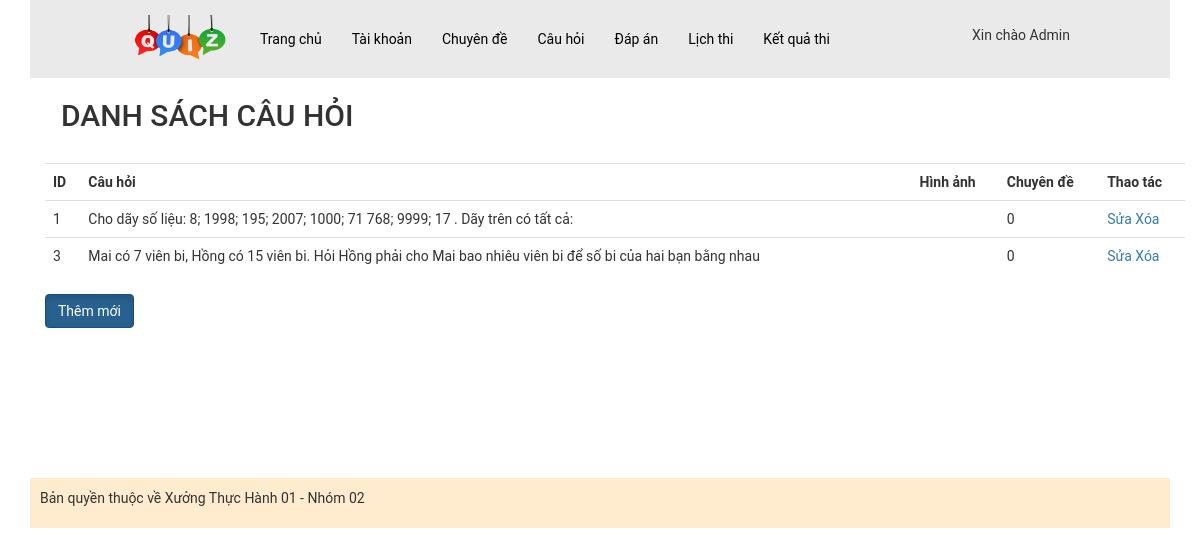
The app's page /admin/index.php?act=dsch (signed in), older data.
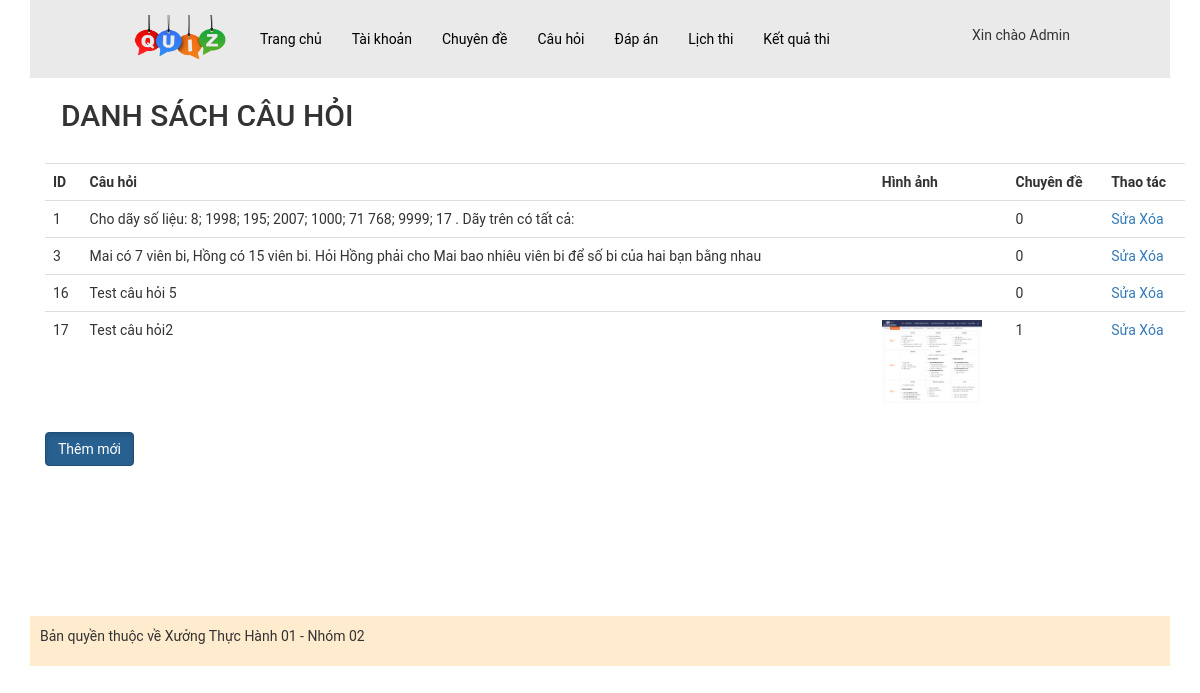
The same page, newer data.
### tables this page shows
CREATE TABLE `cauhoi` (
  `id_ch` int(11) NOT NULL,
  `content` varchar(500) NOT NULL COMMENT 'Nội dung câu hỏi (Đề bài)',
  `image` varchar(50) DEFAULT NULL,
  `id_cd` int(11) NOT NULL
);

### model/pdo.php (called while the page is built, shortened)
<?php
function pdo_get_connection(){
    $servername = "localhost";
    $username = "root";
    $password = "";
    try {
        $conn = new PDO("mysql:host=$servername;dbname=xuongth01_02", $username, $password);
        $conn->setAttribute(PDO::ATTR_ERRMODE, PDO::ERRMODE_EXCEPTION);
        return $conn;
    } catch(PDOException $e) {
        echo "Connection failed: " . $e->getMessage();
    }
}
function pdo_query($sql){
    $sql_args=array_slice(func_get_args(),1);
    try{
        $conn=pdo_get_connection();
        $stmt=$conn->prepare($sql);
        $stmt->execute($sql_args);
        $rows=$stmt->fetchAll();
        return $rows;
    }
    catch(PDOException $e){
        throw $e;
    }
    finally{
        unset($conn);
    }
}
?>

### model/cauhoi.php (called while the page is built, shortened)
<?php
function loadall_cauhoi()
{
    $sql = "select * from cauhoi order by id_ch asc";
    $listcauhoi = pdo_query($sql);
    return $listcauhoi;
}

### admin/cauhoi/list-cauhoi.php (the view)
<div class="container">
     <nav class="navbar bg-body-tertiary">
          <div class="container-fluid">
          <h2>DANH SÁCH CÂU HỎI</h2>
          </div>
     </nav>
     <div>
          <table  class="table" >
               <tr>
                    <th scope="col">ID</th>
                    <th>Câu hỏi</th>
                    <th>Hình ảnh</th>
                    <th>Chuyên đề</th>
                    <th>Thao tác</th>
               </tr>
          <?php
               foreach($listcauhoi as $cauhoi){
               extract($cauhoi);
               $suach = "index.php?act=editch&id=".$id_ch;
               $xoach = "index.php?act=xoach&id=".$id_ch;
               $hinhpath ="../uploads/".$image;
               if (is_file($hinhpath)) {
                    $hinh = "<img src='".$hinhpath."' width='100px'>";
               } else {
                    $hinh = "";
               }
               echo
               '<tr>
                    <td>'.$id_ch.'</td>
                    <td>'.$content.'</td>
                    <td>'.$hinh.'</td>
                    <td>'.$id_cd.'</td>
                    <td><a href="'.$suach.'">Sửa</a>
                    <a href="' . $xoach . '" onclick="return confirm(\'Bạn có chắc chắn muốn xóa?\');"> Xóa </a>
                    </td>
               </tr>';
               }
          ?>
          </table>
     </div>
     <div class="btn-group">
          <a href="?act=addch" class="btn btn-primary active" aria-current="page">Thêm mới</a>
     </div>
</div>

### admin/header.php (shortened to what this page needs)
<!DOCTYPE html>
<html lang="en">
<head>
    <link rel="stylesheet" href="../assets/css/style.css">
    <link rel="stylesheet" href="https://maxcdn.bootstrapcdn.com/bootstrap/3.4.1/css/bootstrap.min.css">
</head>

### admin/menu.php (shortened to what this page needs)
<body>
    <div class="container">
        <div class="menu">
            <ul class="main-menu">
                <li class='logo-cong-ty'><a href="?act=trangchu"><img src="../assets/img/logo-cong-ty-removebg-preview.png" alt=""></a></li>
                <li><a href="?act=trangchu">Trang chủ</a></li>
                <li><a href="?act=dstk">Tài khoản</a></li>
                <li><a href="?act=dscd">Chuyên đề</a></li>
                <li><a href="?act=dsch">Câu hỏi</a></li>
                <li><a href="?act=dsda">Đáp án</a></li>
                <li><a href="?act=dslt">Lịch thi</a></li>
                <li><a href="?act=dskq">Kết quả thi</a></li>
                <li class='login'>
                        <div class='xin-chao-user'>
                            Xin chào
                            <?php echo $_SESSION['user']['fullname'] ?>
                            <br>
                        </div> <br>
                </li>
            </ul>
        </div>

### admin/index.php (shortened to what this page needs)
<?php
include "../model/pdo.php";
include "../model/cauhoi.php";
include "header.php";
include "menu.php";
?>
<div>
    <?php
    if (isset($_GET['act']) && $_GET['act'] != "") {
        $act = $_GET['act'];
        switch ($act) {
            case 'dsch':
                $listcauhoi = loadall_cauhoi();
                include "cauhoi/list-cauhoi.php";
                break;
        }
    } else {
        include "trangchu/trangchu.php";
    }
    ?>
</div>
<?php
include "footer.php";
?>

### admin/footer.php
<div class="footer-trangchu">
            <p>Bản quyền thuộc về Xưởng Thực Hành 01 - Nhóm 02</p>
        </div>
    </div>
</body>
</html>

### assets/css/style.css (style rules this page uses)
.container { margin: 0px auto; padding: 0px; }
* { padding: 0px; margin: 0px; font-family: roboto; }
.menu ul.main-menu li img { width: 100px; padding-top: 5px; }
.menu { background-color: #eaeaea; }
.menu ul.main-menu { padding: 0px; list-style: none; display: flex; flex-direction: row; justify-content: flex-start; max-width: 960px; margin: 0px auto; align-items: center; position: relative; }
.menu ul.main-menu li { padding: 10px 10px 10px 0px; transition: all 0.5s; border-radius: 3px; }
.menu ul.main-menu li a { padding: 10px; color: black; text-decoration: none; }
.menu ul.main-menu li.login { position: absolute; right: 0px; top: 15px; z-index: 3; }
.footer-trangchu { margin-top: 150px; padding: 10px; background-color: blanchedalmond; }
.login { padding-top: 70px; }

Row changes from the older to the newer data that the page shows:
added cauhoi: id_ch "16", content "Test câu hỏi 5", id_cd "0"
added cauhoi: id_ch "17", content "Test câu hỏi2", image (picture), id_cd "1"
